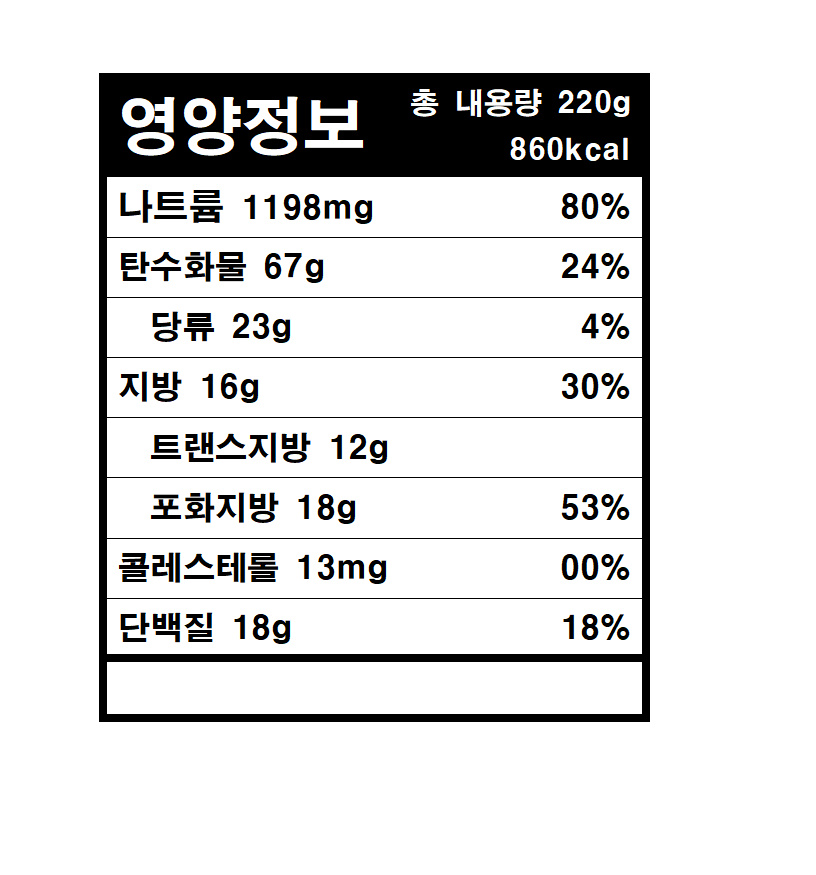
#> input picture src/main/webapp/fffaaa1(1).png, 816 x 875 px
$ python ReadNu.py '../fffaaa1(1).png'
#> lines starting #> are read from the running program, lines starting #| are printed output that depends on the picture; after the words box and inside, x2 and y2 are one past the last pixel; in counts of white or black regions, pixels touching at a corner belong together
import pytesseract
import numpy
import cv2
import sys
from imutils.perspective import four_point_transform

path = sys.argv[1]
#path = "../fff/ramyun5.png"
#ori = cv2.imread(path)
ori = cv2.imread(path)
#> ori is the input picture: shape (875, 816, 3); mean B, G, R 222.3, 222.3, 222.3
blur = cv2.GaussianBlur(ori, (7,7), 0)
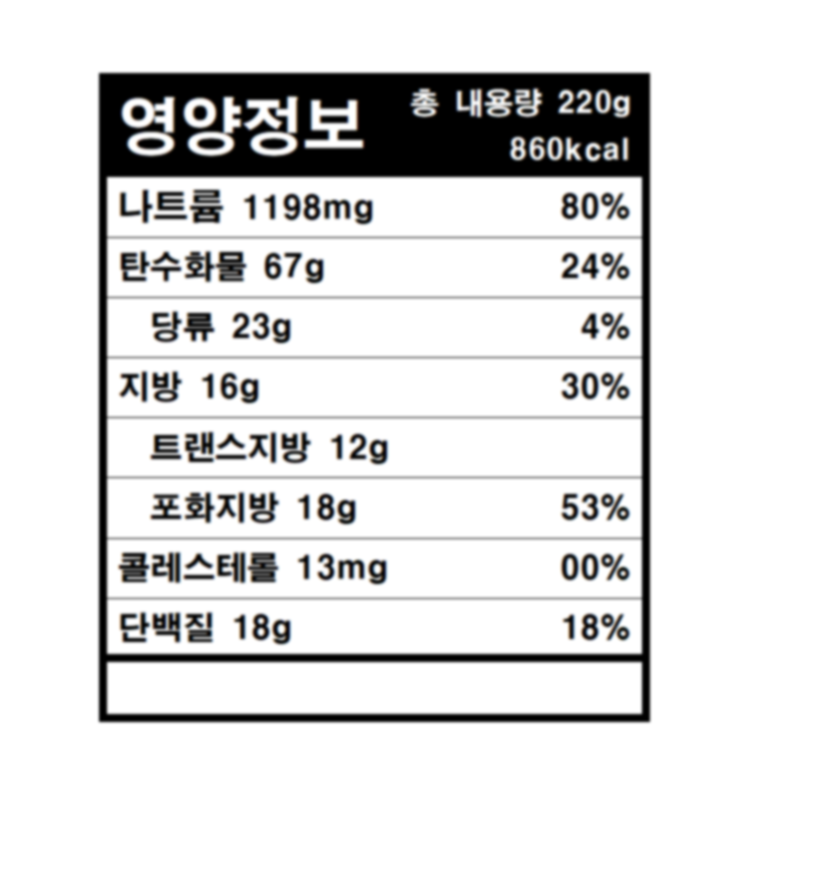
#> blur: shape (875, 816, 3); mean B, G, R 222.3, 222.3, 222.3
edged = cv2.Canny(blur,50,200)
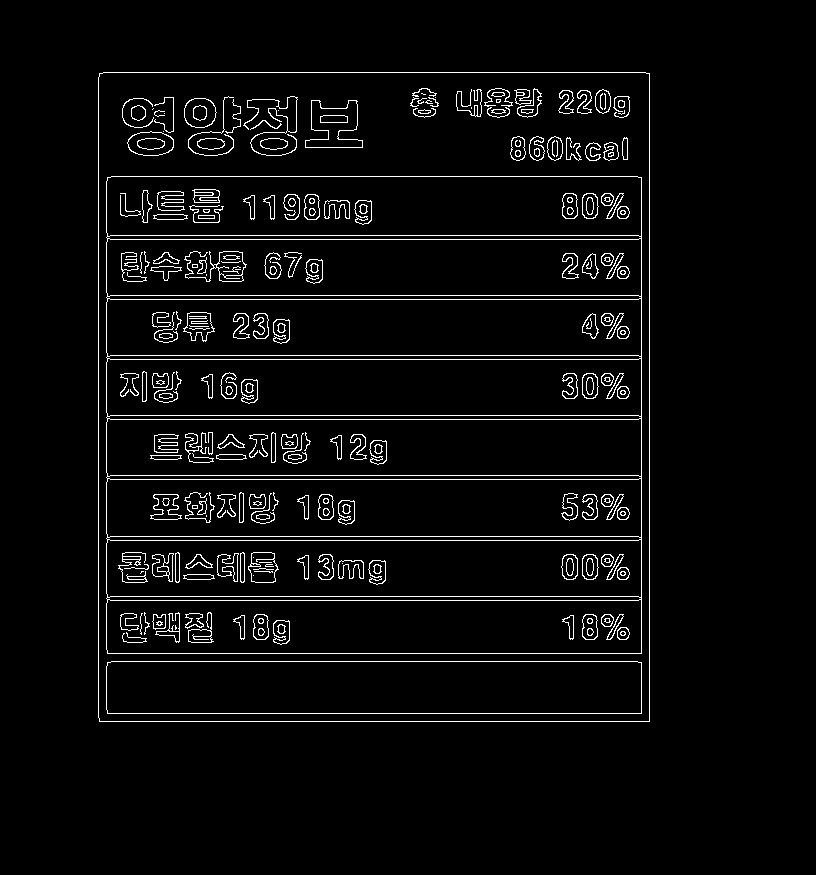
#> edged: shape (875, 816); 4.1% white in thin lines or dots, all inside (x1, y1, x2, y2) = (98, 72, 650, 722)
ps, hh = cv2.findContours(edged, cv2.RETR_EXTERNAL, cv2.CHAIN_APPROX_SIMPLE)
#> ps = 1 contour; box (x1, y1, x2, y2) and area: (98, 72, 650, 722) 357584; hh = [[-1, -1, -1, -1]]
# print(pts)
recPP = None
for pp in ps:
    ## 외각선 단순화
    approx = cv2.approxPolyDP(pp, cv2.arcLength(pp, True) * 0.02, True)

    ## 최초 4각형 : 가장 큰 외곽선 추출 후 리턴
    if len(approx) == 4:
        recPP = approx
        break
#> this loop made 1 pass
#> recPP on pass 1: [[99, 73], [99, 721], [649, 721], [649, 73]]
recArr = numpy.array([p[0] for p in recPP])
#> recArr = [[99, 73], [99, 721], [649, 721], [649, 73]]
recImg = four_point_transform(ori,recArr)
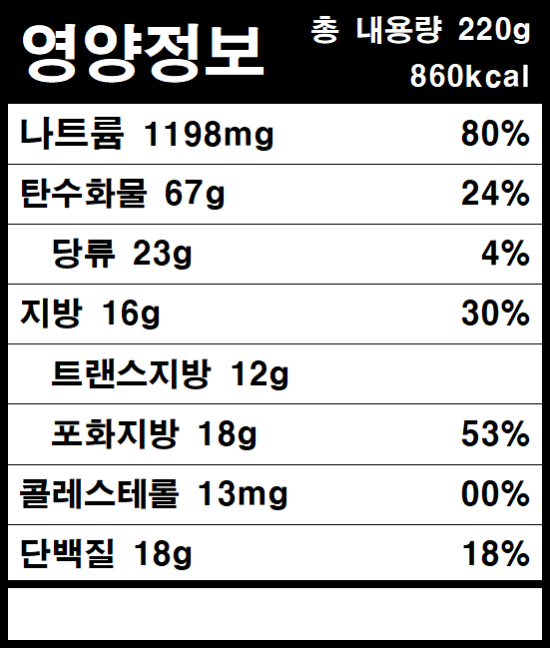
#> recImg: shape (648, 550, 3); mean B, G, R 189.6, 189.6, 189.6
recImg = cv2.resize(recImg,dsize=(800,860))
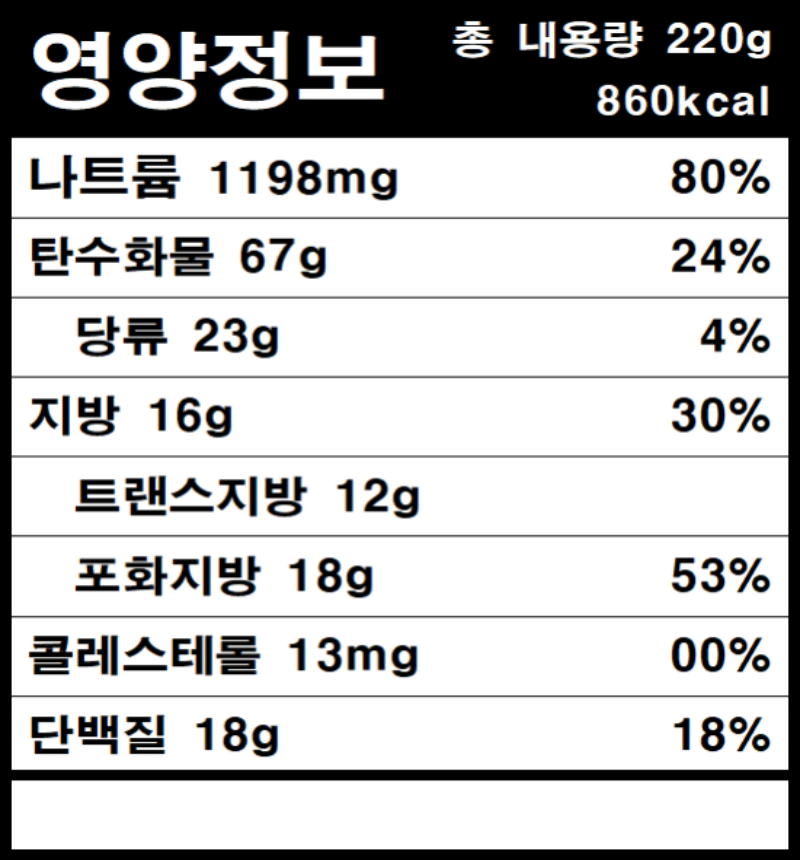
#> recImg: shape (860, 800, 3); mean B, G, R 189.6, 189.6, 189.6

pts = [numpy.array([   #kcal
     [[550,70]],
     [[550,130]],
     [[780,130]],
     [[780,70]]
     ])
,
numpy.array([
     [[190, 150]],
     [[190, 210]],
     [[400, 210]],
     [[400, 150]]  # 나트륨
])
,
numpy.array([
     [[220, 230]],
     [[220, 290]],
     [[410, 290]],
     [[410, 230]]  # 탄수화물
])
,
numpy.array([
     [[170, 310]],
     [[170, 370]],
     [[370, 370]],
     [[370, 310]]  # 당류
])
,
numpy.array([
     [[130, 385]],
     [[130, 445]],
     [[330, 445]],
     [[330, 385]]  # 지방
])
,
numpy.array([
     [[300, 470]],
     [[300, 535]],
     [[425, 535]],
     [[425, 470]]  # 트랜스지방
])
,
numpy.array([
     [[250, 550]],
     [[250, 610]],
     [[375, 610]],
     [[375, 550]]  # 포화지방
])
,
numpy.array([
     [[280, 630]],
     [[280, 690]],
     [[450, 690]],
     [[450, 630]]  # 콜레스테롤
])
,
numpy.array([
     [[170, 710]],
     [[170, 770]],
     [[370, 770]],
     [[370, 710]]  # 단백질
])
]
recArr = []

for i, cc in enumerate( pts):

    # 직선 단순화
    points = cv2.approxPolyDP(cc, cv2.arcLength(cc,True) * 0.02, True)
    lowX = points[0][0][0]
    lowY = points[0][0][1]
    highX = points[0][0][0]
    highY = points[0][0][1]
    for ppp in points:
        pp = ppp[0]
        if lowX > pp[0]:
            lowX = pp[0]
        if highX < pp[0]:
            highX = pp[0]
        if lowY > pp[1]:
            lowY = pp[1]
        if highY < pp[1]:
            highY = pp[1]

    #print(len(points), lowX,lowY, highX, highY)

    rectangle = recImg[lowY:highY, lowX:highX].copy()
#> (the run stopped early here; a loop or call above may not have finished)
